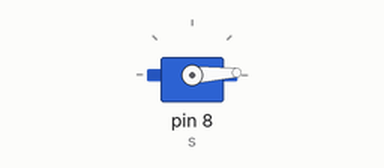
Simulated run of this sketch. Board: Arduino Uno, built with avr-gcc and run on an emulated ATmega328P. Shown: servo.

Above: at 0.05 s.
At 1.4 s:
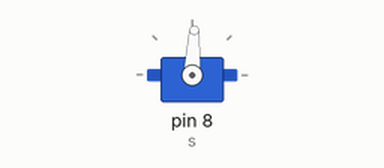
At 2.75 s:
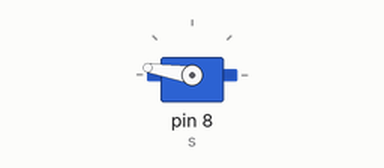
At 5.45 s:
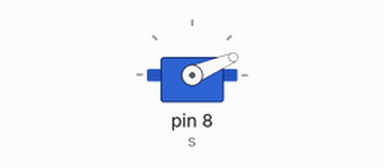
Timing chart, 0 to 15.3 s (numbered marks = the images above):
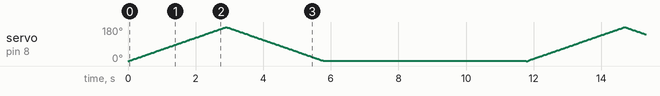

The sketch:

Lab_2.8.ino
```cpp
#include <Servo.h>
Servo s; // create servo object ;
int angle = 0;
void setup ()
{
s.attach (8); // control signal on pin 8
}
void loop ()
{

for(angle = 0; angle < 180; angle++)  // Goes from 0 degrees to 180 degrees
{
 s.write(angle);                      // Tell the Servo to go to position in variable 'angle'
 delay(16);                           // Waits 16ms for the Servo to reach the position
}
for(angle = 180; angle > 0; angle--)
{
 s.write(angle);
 delay(16);
}

delay(6000);
}
```
